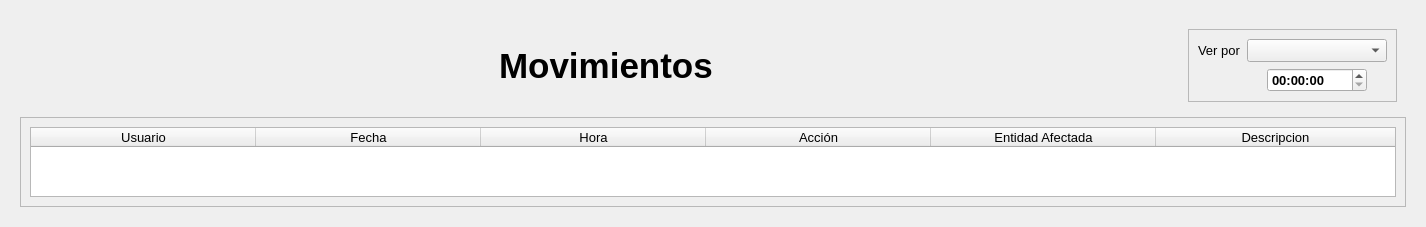
      <widget class="QWidget" name="page_17">
       <layout class="QGridLayout" name="gridLayout_31">
        <item row="0" column="0">
         <widget class="QFrame" name="frame_58">
          <property name="frameShape">
           <enum>QFrame::Shape::NoFrame</enum>
          </property>
          <property name="frameShadow">
           <enum>QFrame::Shadow::Raised</enum>
          </property>
          <layout class="QVBoxLayout" name="verticalLayout_34">
           <item>
            <widget class="QFrame" name="frame_59">
             <property name="frameShape">
              <enum>QFrame::Shape::NoFrame</enum>
             </property>
             <property name="frameShadow">
              <enum>QFrame::Shadow::Raised</enum>
             </property>
             <layout class="QHBoxLayout" name="horizontalLayout_16">
              <item>
               <spacer name="horizontalSpacer_162">
                <property name="orientation">
                 <enum>Qt::Orientation::Horizontal</enum>
                </property>
                <property name="sizeHint" stdset="0">
                 <size>
                  <width>40</width>
                  <height>20</height>
                 </size>
                </property>
               </spacer>
              </item>
              <item alignment="Qt::AlignmentFlag::AlignHCenter">
               <widget class="QLabel" name="label_106">
                <property name="font">
                 <font>
                  <pointsize>26</pointsize>
                  <bold>true</bold>
                 </font>
                </property>
                <property name="text">
                 <string>Movimientos</string>
                </property>
               </widget>
              </item>
              <item>
               <spacer name="horizontalSpacer_163">
                <property name="orientation">
                 <enum>Qt::Orientation::Horizontal</enum>
                </property>
                <property name="sizeHint" stdset="0">
                 <size>
                  <width>40</width>
                  <height>20</height>
                 </size>
                </property>
               </spacer>
              </item>
              <item>
               <widget class="QFrame" name="frame_60">
                <property name="frameShape">
                 <enum>QFrame::Shape::StyledPanel</enum>
                </property>
                <property name="frameShadow">
                 <enum>QFrame::Shadow::Raised</enum>
                </property>
                <layout class="QGridLayout" name="gridLayout_32">
                 <item row="0" column="1">
                  <widget class="QComboBox" name="comboBox_21">
                   <property name="minimumSize">
                    <size>
                     <width>140</width>
                     <height>0</height>
                    </size>
                   </property>
                   <property name="maximumSize">
                    <size>
                     <width>140</width>
                     <height>16777215</height>
                    </size>
                   </property>
                   <property name="font">
                    <font>
                     <pointsize>10</pointsize>
                     <bold>false</bold>
                    </font>
                   </property>
                  </widget>
                 </item>
                 <item row="0" column="0" alignment="Qt::AlignmentFlag::AlignRight">
                  <widget class="QLabel" name="label_107">
                   <property name="font">
                    <font>
                     <pointsize>10</pointsize>
                     <bold>false</bold>
                    </font>
                   </property>
                   <property name="text">
                    <string>Ver por</string>
                   </property>
                  </widget>
                 </item>
                 <item row="1" column="1" alignment="Qt::AlignmentFlag::AlignHCenter">
                  <widget class="QTimeEdit" name="timeEdit">
                   <property name="minimumSize">
                    <size>
                     <width>100</width>
                     <height>0</height>
                    </size>
                   </property>
                   <property name="maximumSize">
                    <size>
                     <width>100</width>
                     <height>16777215</height>
                    </size>
                   </property>
                   <property name="font">
                    <font>
                     <pointsize>10</pointsize>
                     <bold>true</bold>
                    </font>
                   </property>
                  </widget>
                 </item>
                </layout>
               </widget>
              </item>
             </layout>
            </widget>
           </item>
           <item>
            <widget class="QFrame" name="frame_61">
             <property name="frameShape">
              <enum>QFrame::Shape::StyledPanel</enum>
             </property>
             <property name="frameShadow">
              <enum>QFrame::Shadow::Raised</enum>
             </property>
             <layout class="QVBoxLayout" name="verticalLayout_35">
              <item>
               <widget class="QTableWidget" name="tableWidget_6">
                <property name="font">
                 <font>
                  <pointsize>10</pointsize>
                  <bold>false</bold>
                 </font>
                </property>
                <property name="sizeAdjustPolicy">
                 <enum>QAbstractScrollArea::SizeAdjustPolicy::AdjustToContents</enum>
                </property>
                <property name="verticalScrollMode">
                 <enum>QAbstractItemView::ScrollMode::ScrollPerPixel</enum>
                </property>
                <property name="horizontalScrollMode">
                 <enum>QAbstractItemView::ScrollMode::ScrollPerPixel</enum>
                </property>
                <property name="showGrid">
                 <bool>false</bool>
                </property>
                <attribute name="horizontalHeaderDefaultSectionSize">
                 <number>225</number>
                </attribute>
                <attribute name="horizontalHeaderStretchLastSection">
                 <bool>true</bool>
                </attribute>
                <column>
                 <property name="text">
                  <string>Usuario</string>
                 </property>
                </column>
                <column>
                 <property name="text">
                  <string>Fecha</string>
                 </property>
                </column>
                <column>
                 <property name="text">
                  <string>Hora</string>
                 </property>
                </column>
                <column>
                 <property name="text">
                  <string>Acción</string>
                 </property>
                </column>
                <column>
                 <property name="text">
                  <string>Entidad Afectada</string>
                 </property>
                </column>
                <column>
                 <property name="text">
                  <string>Descripcion</string>
                 </property>
                </column>
               </widget>
              </item>
             </layout>
            </widget>
           </item>
          </layout>
         </widget>
        </item>
       </layout>
      </widget>
